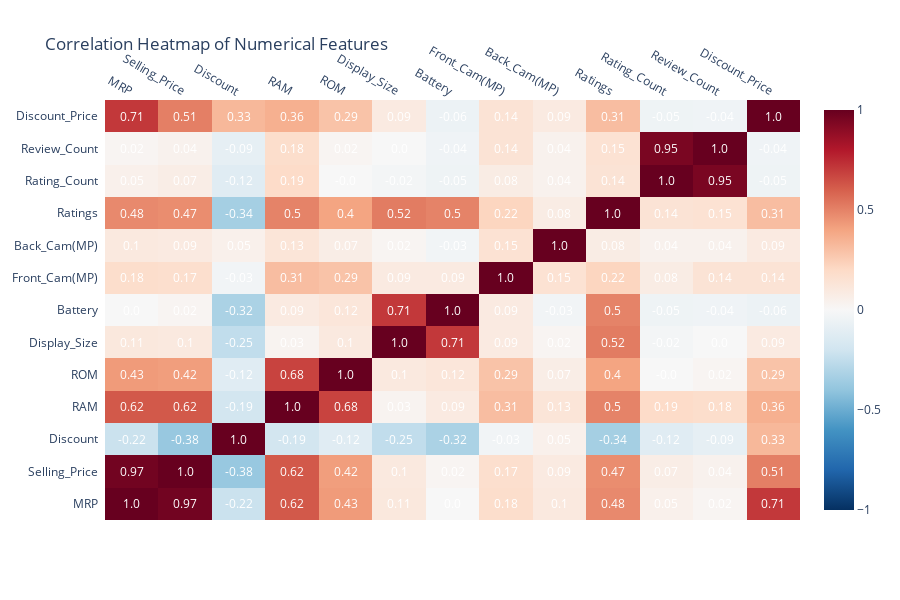

Write notebook code for a chart like this one.
### Code cell
import plotly.figure_factory as ff
# Calculate correlation matrix
corr_matrix = df[num_cols + ['Discount_Price']].corr().round(2)
# Create heatmap
heatmap = ff.create_annotated_heatmap(z=corr_matrix.values,x=corr_matrix.columns.tolist(),y=corr_matrix.index.tolist(),colorscale='RdBu',showscale=True,
    reversescale=True,zmin=-1,zmax=1)
heatmap.update_layout(title="Correlation Heatmap of Numerical Features",width=900,height=600)
heatmap.show()

### Figure 1 — Plotly figure (JSON) as saved in the notebook; plotly's stock layout.template omitted (floating-point values rounded to 4 significant figures; data arrays with more than 128 entries replaced by an {"elided": "..."} marker saying what was removed)
{"data": [{"colorscale": [[0, "rgb(103,0,31)"], [0.1, "rgb(178,24,43)"], [0.2, "rgb(214,96,77)"], [0.3, "rgb(244,165,130)"], [0.4, "rgb(253,219,199)"], [0.5, "rgb(247,247,247)"], [0.6, "rgb(209,229,240)"], [0.7, "rgb(146,197,222)"], [0.8, "rgb(67,147,195)"], [0.9, "rgb(33,102,172)"], [1, "rgb(5,48,97)"]], "reversescale": true, "showscale": true, "type": "heatmap", "x": ["MRP", "Selling_Price", "Discount", "RAM", "ROM", "Display_Size", "Battery", "Front_Cam(MP)", "Back_Cam(MP)", "Ratings", "Rating_Count", "Review_Count", "Discount_Price"], "y": ["MRP", "Selling_Price", "Discount", "RAM", "ROM", "Display_Size", "Battery", "Front_Cam(MP)", "Back_Cam(MP)", "Ratings", "Rating_Count", "Review_Count", "Discount_Price"], "z": {"elided": "13x13 float values"}, "zmax": 1, "zmin": -1}], "layout": {"annotations": [{"font": {"color": "#FFFFFF"}, "showarrow": false, "text": "1.0", "x": "MRP", "xref": "x", "y": "MRP", "yref": "y"}, {"font": {"color": "#FFFFFF"}, "showarrow": false, "text": "0.97", "x": "Selling_Price", "xref": "x", "y": "MRP", "yref": "y"}, {"font": {"color": "#FFFFFF"}, "showarrow": false, "text": "-0.22", "x": "Discount", "xref": "x", "y": "MRP", "yref": "y"}, {"font": {"color": "#FFFFFF"}, "showarrow": false, "text": "0.62", "x": "RAM", "xref": "x", "y": "MRP", "yref": "y"}, {"font": {"color": "#FFFFFF"}, "showarrow": false, "text": "0.43", "x": "ROM", "xref": "x", "y": "MRP", "yref": "y"}, {"font": {"color": "#FFFFFF"}, "showarrow": false, "text": "0.11", "x": "Display_Size", "xref": "x", "y": "MRP", "yref": "y"}, {"font": {"color": "#FFFFFF"}, "showarrow": false, "text": "0.0", "x": "Battery", "xref": "x", "y": "MRP", "yref": "y"}, {"font": {"color": "#FFFFFF"}, "showarrow": false, "text": "0.18", "x": "Front_Cam(MP)", "xref": "x", "y": "MRP", "yref": "y"}, {"font": {"color": "#FFFFFF"}, "showarrow": false, "text": "0.1", "x": "Back_Cam(MP)", "xref": "x", "y": "MRP", "yref": "y"}, {"font": {"color": "#FFFFFF"}, "showarrow": false, "text": "0.48", "x": "Ratings", "xref": "x", "y": "MRP", "yref": "y"}, {"font": {"color": "#FFFFFF"}, "showarrow": false, "text": "0.05", "x": "Rating_Count", "xref": "x", "y": "MRP", "yref": "y"}, {"font": {"color": "#FFFFFF"}, "showarrow": false, "text": "0.02", "x": "Review_Count", "xref": "x", "y": "MRP", "yref": "y"}, {"font": {"color": "#FFFFFF"}, "showarrow": false, "text": "0.71", "x": "Discount_Price", "xref": "x", "y": "MRP", "yref": "y"}, {"font": {"color": "#FFFFFF"}, "showarrow": false, "text": "0.97", "x": "MRP", "xref": "x", "y": "Selling_Price", "yref": "y"}, {"font": {"color": "#FFFFFF"}, "showarrow": false, "text": "1.0", "x": "Selling_Price", "xref": "x", "y": "Selling_Price", "yref": "y"}, {"font": {"color": "#FFFFFF"}, "showarrow": false, "text": "-0.38", "x": "Discount", "xref": "x", "y": "Selling_Price", "yref": "y"}, {"font": {"color": "#FFFFFF"}, "showarrow": false, "text": "0.62", "x": "RAM", "xref": "x", "y": "Selling_Price", "yref": "y"}, {"font": {"color": "#FFFFFF"}, "showarrow": false, "text": "0.42", "x": "ROM", "xref": "x", "y": "Selling_Price", "yref": "y"}, {"font": {"color": "#FFFFFF"}, "showarrow": false, "text": "0.1", "x": "Display_Size", "xref": "x", "y": "Selling_Price", "yref": "y"}, {"font": {"color": "#FFFFFF"}, "showarrow": false, "text": "0.02", "x": "Battery", "xref": "x", "y": "Selling_Price", "yref": "y"}, {"font": {"color": "#FFFFFF"}, "showarrow": false, "text": "0.17", "x": "Front_Cam(MP)", "xref": "x", "y": "Selling_Price", "yref": "y"}, {"font": {"color": "#FFFFFF"}, "showarrow": false, "text": "0.09", "x": "Back_Cam(MP)", "xref": "x", "y": "Selling_Price", "yref": "y"}, {"font": {"color": "#FFFFFF"}, "showarrow": false, "text": "0.47", "x": "Ratings", "xref": "x", "y": "Selling_Price", "yref": "y"}, {"font": {"color": "#FFFFFF"}, "showarrow": false, "text": "0.07", "x": "Rating_Count", "xref": "x", "y": "Selling_Price", "yref": "y"}, {"font": {"color": "#FFFFFF"}, "showarrow": false, "text": "0.04", "x": "Review_Count", "xref": "x", "y": "Selling_Price", "yref": "y"}, {"font": {"color": "#FFFFFF"}, "showarrow": false, "text": "0.51", "x": "Discount_Price", "xref": "x", "y": "Selling_Price", "yref": "y"}, {"font": {"color": "#FFFFFF"}, "showarrow": false, "text": "-0.22", "x": "MRP", "xref": "x", "y": "Discount", "yref": "y"}, {"font": {"color": "#FFFFFF"}, "showarrow": false, "text": "-0.38", "x": "Selling_Price", "xref": "x", "y": "Discount", "yref": "y"}, {"font": {"color": "#FFFFFF"}, "showarrow": false, "text": "1.0", "x": "Discount", "xref": "x", "y": "Discount", "yref": "y"}, {"font": {"color": "#FFFFFF"}, "showarrow": false, "text": "-0.19", "x": "RAM", "xref": "x", "y": "Discount", "yref": "y"}, {"font": {"color": "#FFFFFF"}, "showarrow": false, "text": "-0.12", "x": "ROM", "xref": "x", "y": "Discount", "yref": "y"}, {"font": {"color": "#FFFFFF"}, "showarrow": false, "text": "-0.25", "x": "Display_Size", "xref": "x", "y": "Discount", "yref": "y"}, {"font": {"color": "#FFFFFF"}, "showarrow": false, "text": "-0.32", "x": "Battery", "xref": "x", "y": "Discount", "yref": "y"}, {"font": {"color": "#FFFFFF"}, "showarrow": false, "text": "-0.03", "x": "Front_Cam(MP)", "xref": "x", "y": "Discount", "yref": "y"}, {"font": {"color": "#FFFFFF"}, "showarrow": false, "text": "0.05", "x": "Back_Cam(MP)", "xref": "x", "y": "Discount", "yref": "y"}, {"font": {"color": "#FFFFFF"}, "showarrow": false, "text": "-0.34", "x": "Ratings", "xref": "x", "y": "Discount", "yref": "y"}, {"font": {"color": "#FFFFFF"}, "showarrow": false, "text": "-0.12", "x": "Rating_Count", "xref": "x", "y": "Discount", "yref": "y"}, {"font": {"color": "#FFFFFF"}, "showarrow": false, "text": "-0.09", "x": "Review_Count", "xref": "x", "y": "Discount", "yref": "y"}, {"font": {"color": "#FFFFFF"}, "showarrow": false, "text": "0.33", "x": "Discount_Price", "xref": "x", "y": "Discount", "yref": "y"}, {"font": {"color": "#FFFFFF"}, "showarrow": false, "text": "0.62", "x": "MRP", "xref": "x", "y": "RAM", "yref": "y"}, {"font": {"color": "#FFFFFF"}, "showarrow": false, "text": "0.62", "x": "Selling_Price", "xref": "x", "y": "RAM", "yref": "y"}, {"font": {"color": "#FFFFFF"}, "showarrow": false, "text": "-0.19", "x": "Discount", "xref": "x", "y": "RAM", "yref": "y"}, {"font": {"color": "#FFFFFF"}, "showarrow": false, "text": "1.0", "x": "RAM", "xref": "x", "y": "RAM", "yref": "y"}, {"font": {"color": "#FFFFFF"}, "showarrow": false, "text": "0.68", "x": "ROM", "xref": "x", "y": "RAM", "yref": "y"}, {"font": {"color": "#FFFFFF"}, "showarrow": false, "text": "0.03", "x": "Display_Size", "xref": "x", "y": "RAM", "yref": "y"}, {"font": {"color": "#FFFFFF"}, "showarrow": false, "text": "0.09", "x": "Battery", "xref": "x", "y": "RAM", "yref": "y"}, {"font": {"color": "#FFFFFF"}, "showarrow": false, "text": "0.31", "x": "Front_Cam(MP)", "xref": "x", "y": "RAM", "yref": "y"}, {"font": {"color": "#FFFFFF"}, "showarrow": false, "text": "0.13", "x": "Back_Cam(MP)", "xref": "x", "y": "RAM", "yref": "y"}, {"font": {"color": "#FFFFFF"}, "showarrow": false, "text": "0.5", "x": "Ratings", "xref": "x", "y": "RAM", "yref": "y"}, {"font": {"color": "#FFFFFF"}, "showarrow": false, "text": "0.19", "x": "Rating_Count", "xref": "x", "y": "RAM", "yref": "y"}, {"font": {"color": "#FFFFFF"}, "showarrow": false, "text": "0.18", "x": "Review_Count", "xref": "x", "y": "RAM", "yref": "y"}, {"font": {"color": "#FFFFFF"}, "showarrow": false, "text": "0.36", "x": "Discount_Price", "xref": "x", "y": "RAM", "yref": "y"}, {"font": {"color": "#FFFFFF"}, "showarrow": false, "text": "0.43", "x": "MRP", "xref": "x", "y": "ROM", "yref": "y"}, {"font": {"color": "#FFFFFF"}, "showarrow": false, "text": "0.42", "x": "Selling_Price", "xref": "x", "y": "ROM", "yref": "y"}, {"font": {"color": "#FFFFFF"}, "showarrow": false, "text": "-0.12", "x": "Discount", "xref": "x", "y": "ROM", "yref": "y"}, {"font": {"color": "#FFFFFF"}, "showarrow": false, "text": "0.68", "x": "RAM", "xref": "x", "y": "ROM", "yref": "y"}, {"font": {"color": "#FFFFFF"}, "showarrow": false, "text": "1.0", "x": "ROM", "xref": "x", "y": "ROM", "yref": "y"}, {"font": {"color": "#FFFFFF"}, "showarrow": false, "text": "0.1", "x": "Display_Size", "xref": "x", "y": "ROM", "yref": "y"}, {"font": {"color": "#FFFFFF"}, "showarrow": false, "text": "0.12", "x": "Battery", "xref": "x", "y": "ROM", "yref": "y"}, {"font": {"color": "#FFFFFF"}, "showarrow": false, "text": "0.29", "x": "Front_Cam(MP)", "xref": "x", "y": "ROM", "yref": "y"}, {"font": {"color": "#FFFFFF"}, "showarrow": false, "text": "0.07", "x": "Back_Cam(MP)", "xref": "x", "y": "ROM", "yref": "y"}, {"font": {"color": "#FFFFFF"}, "showarrow": false, "text": "0.4", "x": "Ratings", "xref": "x", "y": "ROM", "yref": "y"}, {"font": {"color": "#FFFFFF"}, "showarrow": false, "text": "-0.0", "x": "Rating_Count", "xref": "x", "y": "ROM", "yref": "y"}, {"font": {"color": "#FFFFFF"}, "showarrow": false, "text": "0.02", "x": "Review_Count", "xref": "x", "y": "ROM", "yref": "y"}, {"font": {"color": "#FFFFFF"}, "showarrow": false, "text": "0.29", "x": "Discount_Price", "xref": "x", "y": "ROM", "yref": "y"}, {"font": {"color": "#FFFFFF"}, "showarrow": false, "text": "0.11", "x": "MRP", "xref": "x", "y": "Display_Size", "yref": "y"}, {"font": {"color": "#FFFFFF"}, "showarrow": false, "text": "0.1", "x": "Selling_Price", "xref": "x", "y": "Display_Size", "yref": "y"}, {"font": {"color": "#FFFFFF"}, "showarrow": false, "text": "-0.25", "x": "Discount", "xref": "x", "y": "Display_Size", "yref": "y"}, {"font": {"color": "#FFFFFF"}, "showarrow": false, "text": "0.03", "x": "RAM", "xref": "x", "y": "Display_Size", "yref": "y"}, {"font": {"color": "#FFFFFF"}, "showarrow": false, "text": "0.1", "x": "ROM", "xref": "x", "y": "Display_Size", "yref": "y"}, {"font": {"color": "#FFFFFF"}, "showarrow": false, "text": "1.0", "x": "Display_Size", "xref": "x", "y": "Display_Size", "yref": "y"}, {"font": {"color": "#FFFFFF"}, "showarrow": false, "text": "0.71", "x": "Battery", "xref": "x", "y": "Display_Size", "yref": "y"}, {"font": {"color": "#FFFFFF"}, "showarrow": false, "text": "0.09", "x": "Front_Cam(MP)", "xref": "x", "y": "Display_Size", "yref": "y"}, {"font": {"color": "#FFFFFF"}, "showarrow": false, "text": "0.02", "x": "Back_Cam(MP)", "xref": "x", "y": "Display_Size", "yref": "y"}, {"font": {"color": "#FFFFFF"}, "showarrow": false, "text": "0.52", "x": "Ratings", "xref": "x", "y": "Display_Size", "yref": "y"}, {"font": {"color": "#FFFFFF"}, "showarrow": false, "text": "-0.02", "x": "Rating_Count", "xref": "x", "y": "Display_Size", "yref": "y"}, {"font": {"color": "#FFFFFF"}, "showarrow": false, "text": "0.0", "x": "Review_Count", "xref": "x", "y": "Display_Size", "yref": "y"}, {"font": {"color": "#FFFFFF"}, "showarrow": false, "text": "0.09", "x": "Discount_Price", "xref": "x", "y": "Display_Size", "yref": "y"}, {"font": {"color": "#FFFFFF"}, "showarrow": false, "text": "0.0", "x": "MRP", "xref": "x", "y": "Battery", "yref": "y"}, {"font": {"color": "#FFFFFF"}, "showarrow": false, "text": "0.02", "x": "Selling_Price", "xref": "x", "y": "Battery", "yref": "y"}, {"font": {"color": "#FFFFFF"}, "showarrow": false, "text": "-0.32", "x": "Discount", "xref": "x", "y": "Battery", "yref": "y"}, {"font": {"color": "#FFFFFF"}, "showarrow": false, "text": "0.09", "x": "RAM", "xref": "x", "y": "Battery", "yref": "y"}, {"font": {"color": "#FFFFFF"}, "showarrow": false, "text": "0.12", "x": "ROM", "xref": "x", "y": "Battery", "yref": "y"}, {"font": {"color": "#FFFFFF"}, "showarrow": false, "text": "0.71", "x": "Display_Size", "xref": "x", "y": "Battery", "yref": "y"}, {"font": {"color": "#FFFFFF"}, "showarrow": false, "text": "1.0", "x": "Battery", "xref": "x", "y": "Battery", "yref": "y"}, {"font": {"color": "#FFFFFF"}, "showarrow": false, "text": "0.09", "x": "Front_Cam(MP)", "xref": "x", "y": "Battery", "yref": "y"}, {"font": {"color": "#FFFFFF"}, "showarrow": false, "text": "-0.03", "x": "Back_Cam(MP)", "xref": "x", "y": "Battery", "yref": "y"}, {"font": {"color": "#FFFFFF"}, "showarrow": false, "text": "0.5", "x": "Ratings", "xref": "x", "y": "Battery", "yref": "y"}, {"font": {"color": "#FFFFFF"}, "showarrow": false, "text": "-0.05", "x": "Rating_Count", "xref": "x", "y": "Battery", "yref": "y"}, {"font": {"color": "#FFFFFF"}, "showarrow": false, "text": "-0.04", "x": "Review_Count", "xref": "x", "y": "Battery", "yref": "y"}, {"font": {"color": "#FFFFFF"}, "showarrow": false, "text": "-0.06", "x": "Discount_Price", "xref": "x", "y": "Battery", "yref": "y"}, {"font": {"color": "#FFFFFF"}, "showarrow": false, "text": "0.18", "x": "MRP", "xref": "x", "y": "Front_Cam(MP)", "yref": "y"}, {"font": {"color": "#FFFFFF"}, "showarrow": false, "text": "0.17", "x": "Selling_Price", "xref": "x", "y": "Front_Cam(MP)", "yref": "y"}, {"font": {"color": "#FFFFFF"}, "showarrow": false, "text": "-0.03", "x": "Discount", "xref": "x", "y": "Front_Cam(MP)", "yref": "y"}, {"font": {"color": "#FFFFFF"}, "showarrow": false, "text": "0.31", "x": "RAM", "xref": "x", "y": "Front_Cam(MP)", "yref": "y"}, {"font": {"color": "#FFFFFF"}, "showarrow": false, "text": "0.29", "x": "ROM", "xref": "x", "y": "Front_Cam(MP)", "yref": "y"}, {"font": {"color": "#FFFFFF"}, "showarrow": false, "text": "0.09", "x": "Display_Size", "xref": "x", "y": "Front_Cam(MP)", "yref": "y"}, {"font": {"color": "#FFFFFF"}, "showarrow": false, "text": "0.09", "x": "Battery", "xref": "x", "y": "Front_Cam(MP)", "yref": "y"}, {"font": {"color": "#FFFFFF"}, "showarrow": false, "text": "1.0", "x": "Front_Cam(MP)", "xref": "x", "y": "Front_Cam(MP)", "yref": "y"}, {"font": {"color": "#FFFFFF"}, "showarrow": false, "text": "0.15", "x": "Back_Cam(MP)", "xref": "x", "y": "Front_Cam(MP)", "yref": "y"}, {"font": {"color": "#FFFFFF"}, "showarrow": false, "text": "0.22", "x": "Ratings", "xref": "x", "y": "Front_Cam(MP)", "yref": "y"}, {"font": {"color": "#FFFFFF"}, "showarrow": false, "text": "0.08", "x": "Rating_Count", "xref": "x", "y": "Front_Cam(MP)", "yref": "y"}, {"font": {"color": "#FFFFFF"}, "showarrow": false, "text": "0.14", "x": "Review_Count", "xref": "x", "y": "Front_Cam(MP)", "yref": "y"}, {"font": {"color": "#FFFFFF"}, "showarrow": false, "text": "0.14", "x": "Discount_Price", "xref": "x", "y": "Front_Cam(MP)", "yref": "y"}, {"font": {"color": "#FFFFFF"}, "showarrow": false, "text": "0.1", "x": "MRP", "xref": "x", "y": "Back_Cam(MP)", "yref": "y"}, {"font": {"color": "#FFFFFF"}, "showarrow": false, "text": "0.09", "x": "Selling_Price", "xref": "x", "y": "Back_Cam(MP)", "yref": "y"}, {"font": {"color": "#FFFFFF"}, "showarrow": false, "text": "0.05", "x": "Discount", "xref": "x", "y": "Back_Cam(MP)", "yref": "y"}, {"font": {"color": "#FFFFFF"}, "showarrow": false, "text": "0.13", "x": "RAM", "xref": "x", "y": "Back_Cam(MP)", "yref": "y"}, {"font": {"color": "#FFFFFF"}, "showarrow": false, "text": "0.07", "x": "ROM", "xref": "x", "y": "Back_Cam(MP)", "yref": "y"}, {"font": {"color": "#FFFFFF"}, "showarrow": false, "text": "0.02", "x": "Display_Size", "xref": "x", "y": "Back_Cam(MP)", "yref": "y"}, {"font": {"color": "#FFFFFF"}, "showarrow": false, "text": "-0.03", "x": "Battery", "xref": "x", "y": "Back_Cam(MP)", "yref": "y"}, {"font": {"color": "#FFFFFF"}, "showarrow": false, "text": "0.15", "x": "Front_Cam(MP)", "xref": "x", "y": "Back_Cam(MP)", "yref": "y"}, {"font": {"color": "#FFFFFF"}, "showarrow": false, "text": "1.0", "x": "Back_Cam(MP)", "xref": "x", "y": "Back_Cam(MP)", "yref": "y"}, {"font": {"color": "#FFFFFF"}, "showarrow": false, "text": "0.08", "x": "Ratings", "xref": "x", "y": "Back_Cam(MP)", "yref": "y"}, {"font": {"color": "#FFFFFF"}, "showarrow": false, "text": "0.04", "x": "Rating_Count", "xref": "x", "y": "Back_Cam(MP)", "yref": "y"}, {"font": {"color": "#FFFFFF"}, "showarrow": false, "text": "0.04", "x": "Review_Count", "xref": "x", "y": "Back_Cam(MP)", "yref": "y"}, {"font": {"color": "#FFFFFF"}, "showarrow": false, "text": "0.09", "x": "Discount_Price", "xref": "x", "y": "Back_Cam(MP)", "yref": "y"}, {"font": {"color": "#FFFFFF"}, "showarrow": false, "text": "0.48", "x": "MRP", "xref": "x", "y": "Ratings", "yref": "y"}, {"font": {"color": "#FFFFFF"}, "showarrow": false, "text": "0.47", "x": "Selling_Price", "xref": "x", "y": "Ratings", "yref": "y"}, {"font": {"color": "#FFFFFF"}, "showarrow": false, "text": "-0.34", "x": "Discount", "xref": "x", "y": "Ratings", "yref": "y"}, {"font": {"color": "#FFFFFF"}, "showarrow": false, "text": "0.5", "x": "RAM", "xref": "x", "y": "Ratings", "yref": "y"}, {"font": {"color": "#FFFFFF"}, "showarrow": false, "text": "0.4", "x": "ROM", "xref": "x", "y": "Ratings", "yref": "y"}, {"font": {"color": "#FFFFFF"}, "showarrow": false, "text": "0.52", "x": "Display_Size", "xref": "x", "y": "Ratings", "yref": "y"}, {"font": {"color": "#FFFFFF"}, "showarrow": false, "text": "0.5", "x": "Battery", "xref": "x", "y": "Ratings", "yref": "y"}, {"font": {"color": "#FFFFFF"}, "showarrow": false, "text": "0.22", "x": "Front_Cam(MP)", "xref": "x", "y": "Ratings", "yref": "y"}, {"font": {"color": "#FFFFFF"}, "showarrow": false, "text": "0.08", "x": "Back_Cam(MP)", "xref": "x", "y": "Ratings", "yref": "y"}, {"font": {"color": "#FFFFFF"}, "showarrow": false, "text": "1.0", "x": "Ratings", "xref": "x", "y": "Ratings", "yref": "y"}, {"font": {"color": "#FFFFFF"}, "showarrow": false, "text": "0.14", "x": "Rating_Count", "xref": "x", "y": "Ratings", "yref": "y"}, {"font": {"color": "#FFFFFF"}, "showarrow": false, "text": "0.15", "x": "Review_Count", "xref": "x", "y": "Ratings", "yref": "y"}, {"font": {"color": "#FFFFFF"}, "showarrow": false, "text": "0.31", "x": "Discount_Price", "xref": "x", "y": "Ratings", "yref": "y"}, {"font": {"color": "#FFFFFF"}, "showarrow": false, "text": "0.05", "x": "MRP", "xref": "x", "y": "Rating_Count", "yref": "y"}, {"font": {"color": "#FFFFFF"}, "showarrow": false, "text": "0.07", "x": "Selling_Price", "xref": "x", "y": "Rating_Count", "yref": "y"}, {"font": {"color": "#FFFFFF"}, "showarrow": false, "text": "-0.12", "x": "Discount", "xref": "x", "y": "Rating_Count", "yref": "y"}, {"font": {"color": "#FFFFFF"}, "showarrow": false, "text": "0.19", "x": "RAM", "xref": "x", "y": "Rating_Count", "yref": "y"}, {"font": {"color": "#FFFFFF"}, "showarrow": false, "text": "-0.0", "x": "ROM", "xref": "x", "y": "Rating_Count", "yref": "y"}, {"font": {"color": "#FFFFFF"}, "showarrow": false, "text": "-0.02", "x": "Display_Size", "xref": "x", "y": "Rating_Count", "yref": "y"}, {"font": {"color": "#FFFFFF"}, "showarrow": false, "text": "-0.05", "x": "Battery", "xref": "x", "y": "Rating_Count", "yref": "y"}, {"font": {"color": "#FFFFFF"}, "showarrow": false, "text": "0.08", "x": "Front_Cam(MP)", "xref": "x", "y": "Rating_Count", "yref": "y"}, {"font": {"color": "#FFFFFF"}, "showarrow": false, "text": "0.04", "x": "Back_Cam(MP)", "xref": "x", "y": "Rating_Count", "yref": "y"}, {"font": {"color": "#FFFFFF"}, "showarrow": false, "text": "0.14", "x": "Ratings", "xref": "x", "y": "Rating_Count", "yref": "y"}, {"font": {"color": "#FFFFFF"}, "showarrow": false, "text": "1.0", "x": "Rating_Count", "xref": "x", "y": "Rating_Count", "yref": "y"}, {"font": {"color": "#FFFFFF"}, "showarrow": false, "text": "0.95", "x": "Review_Count", "xref": "x", "y": "Rating_Count", "yref": "y"}, {"font": {"color": "#FFFFFF"}, "showarrow": false, "text": "-0.05", "x": "Discount_Price", "xref": "x", "y": "Rating_Count", "yref": "y"}, {"font": {"color": "#FFFFFF"}, "showarrow": false, "text": "0.02", "x": "MRP", "xref": "x", "y": "Review_Count", "yref": "y"}, {"font": {"color": "#FFFFFF"}, "showarrow": false, "text": "0.04", "x": "Selling_Price", "xref": "x", "y": "Review_Count", "yref": "y"}, {"font": {"color": "#FFFFFF"}, "showarrow": false, "text": "-0.09", "x": "Discount", "xref": "x", "y": "Review_Count", "yref": "y"}, {"font": {"color": "#FFFFFF"}, "showarrow": false, "text": "0.18", "x": "RAM", "xref": "x", "y": "Review_Count", "yref": "y"}, {"font": {"color": "#FFFFFF"}, "showarrow": false, "text": "0.02", "x": "ROM", "xref": "x", "y": "Review_Count", "yref": "y"}, {"font": {"color": "#FFFFFF"}, "showarrow": false, "text": "0.0", "x": "Display_Size", "xref": "x", "y": "Review_Count", "yref": "y"}, {"font": {"color": "#FFFFFF"}, "showarrow": false, "text": "-0.04", "x": "Battery", "xref": "x", "y": "Review_Count", "yref": "y"}, {"font": {"color": "#FFFFFF"}, "showarrow": false, "text": "0.14", "x": "Front_Cam(MP)", "xref": "x", "y": "Review_Count", "yref": "y"}, {"font": {"color": "#FFFFFF"}, "showarrow": false, "text": "0.04", "x": "Back_Cam(MP)", "xref": "x", "y": "Review_Count", "yref": "y"}, {"font": {"color": "#FFFFFF"}, "showarrow": false, "text": "0.15", "x": "Ratings", "xref": "x", "y": "Review_Count", "yref": "y"}, {"font": {"color": "#FFFFFF"}, "showarrow": false, "text": "0.95", "x": "Rating_Count", "xref": "x", "y": "Review_Count", "yref": "y"}, {"font": {"color": "#FFFFFF"}, "showarrow": false, "text": "1.0", "x": "Review_Count", "xref": "x", "y": "Review_Count", "yref": "y"}, {"font": {"color": "#FFFFFF"}, "showarrow": false, "text": "-0.04", "x": "Discount_Price", "xref": "x", "y": "Review_Count", "yref": "y"}, {"font": {"color": "#FFFFFF"}, "showarrow": false, "text": "0.71", "x": "MRP", "xref": "x", "y": "Discount_Price", "yref": "y"}, {"font": {"color": "#FFFFFF"}, "showarrow": false, "text": "0.51", "x": "Selling_Price", "xref": "x", "y": "Discount_Price", "yref": "y"}, {"font": {"color": "#FFFFFF"}, "showarrow": false, "text": "0.33", "x": "Discount", "xref": "x", "y": "Discount_Price", "yref": "y"}, {"font": {"color": "#FFFFFF"}, "showarrow": false, "text": "0.36", "x": "RAM", "xref": "x", "y": "Discount_Price", "yref": "y"}, {"font": {"color": "#FFFFFF"}, "showarrow": false, "text": "0.29", "x": "ROM", "xref": "x", "y": "Discount_Price", "yref": "y"}, {"font": {"color": "#FFFFFF"}, "showarrow": false, "text": "0.09", "x": "Display_Size", "xref": "x", "y": "Discount_Price", "yref": "y"}, {"font": {"color": "#FFFFFF"}, "showarrow": false, "text": "-0.06", "x": "Battery", "xref": "x", "y": "Discount_Price", "yref": "y"}, {"font": {"color": "#FFFFFF"}, "showarrow": false, "text": "0.14", "x": "Front_Cam(MP)", "xref": "x", "y": "Discount_Price", "yref": "y"}, {"font": {"color": "#FFFFFF"}, "showarrow": false, "text": "0.09", "x": "Back_Cam(MP)", "xref": "x", "y": "Discount_Price", "yref": "y"}, {"font": {"color": "#FFFFFF"}, "showarrow": false, "text": "0.31", "x": "Ratings", "xref": "x", "y": "Discount_Price", "yref": "y"}, {"font": {"color": "#FFFFFF"}, "showarrow": false, "text": "-0.05", "x": "Rating_Count", "xref": "x", "y": "Discount_Price", "yref": "y"}, {"font": {"color": "#FFFFFF"}, "showarrow": false, "text": "-0.04", "x": "Review_Count", "xref": "x", "y": "Discount_Price", "yref": "y"}, {"font": {"color": "#FFFFFF"}, "showarrow": false, "text": "1.0", "x": "Discount_Price", "xref": "x", "y": "Discount_Price", "yref": "y"}], "height": 600, "title": {"text": "Correlation Heatmap of Numerical Features"}, "width": 900, "xaxis": {"autorange": true, "dtick": 1, "gridcolor": "rgb(0, 0, 0)", "range": [-0.5, 12.5], "side": "top", "ticks": "", "type": "category"}, "yaxis": {"autorange": true, "dtick": 1, "range": [-0.5, 12.5], "ticks": "", "ticksuffix": "  ", "type": "category"}}}
